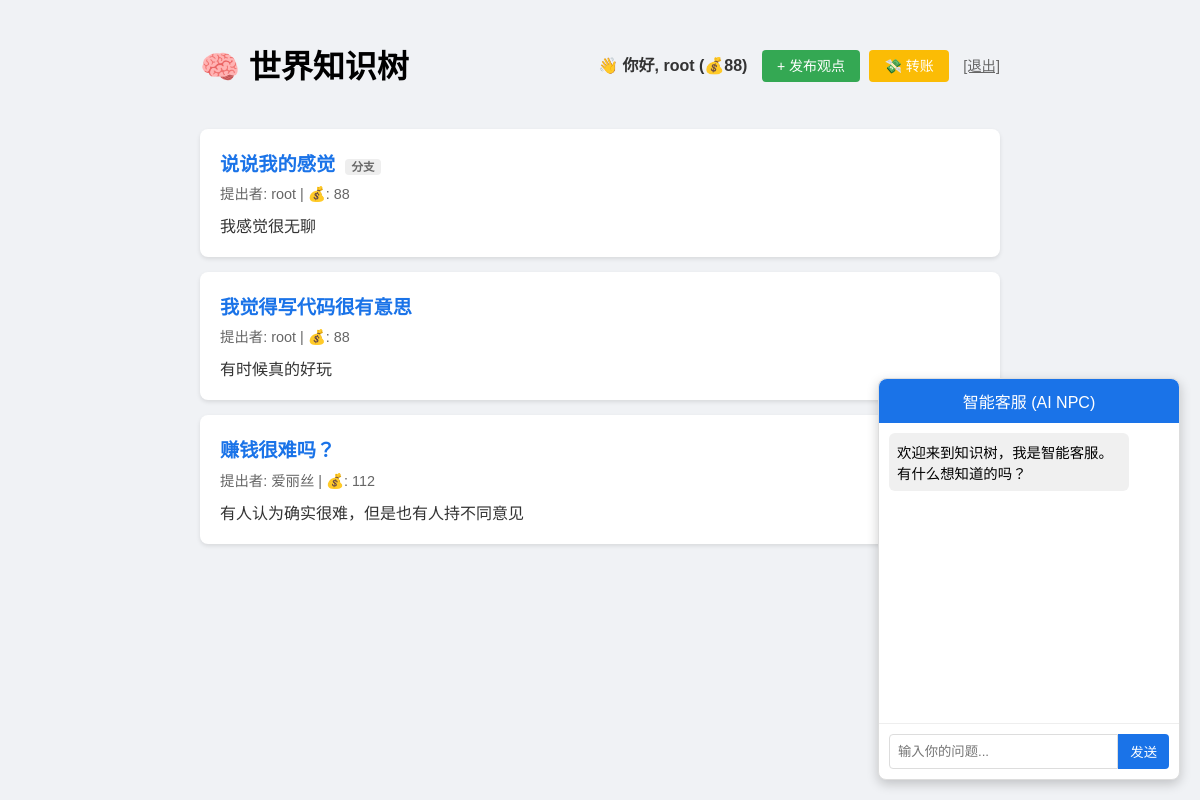
/ (signed in), run on the app's committed database.
### universe/models.py (models this page shows, shortened)
class Player(AbstractUser):
    coins = models.IntegerField(default=100, verbose_name="金币")
    level = models.IntegerField(default=1, verbose_name="等级")
    bio = models.TextField(blank=True, verbose_name="个人简介")

class MindNode(models.Model):
    title = models.CharField(max_length=200, verbose_name="观点标题")
    content = models.TextField(verbose_name="详细观点")
    creator = models.ForeignKey(Player, on_delete=models.CASCADE, verbose_name="提出者")
    parent = models.ForeignKey('self', null=True, blank=True, on_delete=models.CASCADE, related_name='children', verbose_name="父观点")
    created_at = models.DateTimeField(auto_now_add=True, verbose_name="创建时间")

### universe/views.py (the view)
# urls.py: path('', views.index, name='index'),
def index(request):
    nodes = MindNode.objects.all().order_by('-created_at') # 按时间倒序，新的在上面
    context = {'nodes': nodes}
    return render(request, 'index.html', context)

### universe/templates/index.html (shortened to what this page needs)
<!DOCTYPE html>
<html>
<head>
</head>
<body>
    <div class="header">
        <h1>🧠 世界知识树</h1>
        <div>
            {% if user.is_authenticated %}
                <span class="user-info">👋 你好, {{ user.username }} (💰{{ user.coins }})</span>
                <a href="/create/" class="btn" style="background-color: #34a853; margin-left: 10px;">+ 发布观点</a>
                <a href="/transfer/" class="btn" style="background-color: #fbbc05; margin-left: 5px;">💸 转账</a>
                <a href="/logout/" style="margin-left: 10px; color: #666; font-size: 0.9em;">[退出]</a>
            {% else %}
                <a href="/register/" class="btn">注册新账号</a>
            {% endif %}
        </div>
    </div>
    {% for node in nodes %}
        <div class="card">
            <div style="display: flex; justify-content: space-between; align-items: start;">
                <div class="title">
                    <a href="/node/{{ node.id }}/" style="text-decoration: none; color: #1a73e8;">{{ node.title }}</a>
                    {% if node.parent %}
                        <span style="font-size: 0.6em; color: #666; background: #eee; padding: 2px 6px; border-radius: 4px; margin-left: 5px;">分支</span>
                    {% endif %}
                </div>
                {% if user.is_authenticated and user != node.creator %}
                    <a href="/tip/{{ node.id }}/" style="background: #ffecb3; color: #e65100; text-decoration: none; padding: 5px 10px; border-radius: 20px; font-size: 0.8em; font-weight: bold;">🎁 打赏</a>
                {% endif %}
            </div>
            <div class="author">提出者: {{ node.creator.username }} | 💰: {{ node.creator.coins }}</div>
            <div class="content">{{ node.content }}</div>
        </div>
    {% empty %}
        <p style="text-align: center;">这个世界还是一片荒芜。</p>
    {% endfor %}
    <div id="chat-widget">
        <div id="chat-header">智能客服 (AI NPC)</div>
        <div id="chat-body">
            <div class="msg ai-msg">欢迎来到知识树，我是智能客服。有什么想知道的吗？</div>
        </div>
        <div id="chat-input-container">
            <input type="text" id="chat-input" placeholder="输入你的问题..." required>
            <button id="chat-send">发送</button>
        </div>
    </div>
</body>
</html>

### universe/templates/index.html (style rules this page uses)
body { font-family: sans-serif; background-color: #f0f2f5; padding: 20px; max-width: 800px; margin: 0 auto; }
.header { display: flex; justify-content: space-between; align-items: center; margin-bottom: 20px; }
.card { background: white; padding: 20px; margin-bottom: 15px; border-radius: 8px; box-shadow: 0 2px 4px rgba(0,0,0,0.1); }
.title { color: #1a73e8; font-size: 1.2em; font-weight: bold; }
.author { color: #666; font-size: 0.9em; margin-top: 5px; }
.content { margin-top: 10px; color: #333; }
.btn { text-decoration: none; padding: 8px 15px; border-radius: 4px; color: white; background-color: #1a73e8; font-size: 14px; }
.user-info { font-weight: bold; color: #333; }
#chat-widget { position: fixed; bottom: 20px; right: 20px; width: 300px; height: 400px; background: white; border: 1px solid #ddd; border-radius: 8px; box-shadow: 0 4px 12px rgba(0,0,0,0.2); display: flex; flex-direction: column; z-index: 1000; }
#chat-header { background: #1a73e8; color: white; padding: 10px; border-top-left-radius: 8px; border-top-right-radius: 8px; cursor: pointer; text-align: center; }
#chat-body { flex-grow: 1; padding: 10px; overflow-y: auto; border-bottom: 1px solid #eee; }
.msg { margin-bottom: 10px; padding: 8px; border-radius: 6px; max-width: 80%; font-size: 0.9em; }
.ai-msg { background: #f0f0f0; margin-right: auto; }
#chat-input-container { padding: 10px; display: flex; }
#chat-input { flex-grow: 1; padding: 8px; border: 1px solid #ddd; border-radius: 4px 0 0 4px; }
#chat-send { background: #1a73e8; color: white; border: none; padding: 8px 12px; border-radius: 0 4px 4px 0; cursor: pointer; }

### data on the page
Player: username "root", coins "88"
MindNode: title "说说我的感觉", shows "分支", creator.username "root", creator.coins "88", content "我感觉很无聊"
MindNode: title "我觉得写代码很有意思", creator.username "root", creator.coins "88", content "有时候真的好玩"
MindNode: title "赚钱很难吗？", creator.username "爱丽丝", creator.coins "112", content "有人认为确实很难，但是也有人持不同意见"
